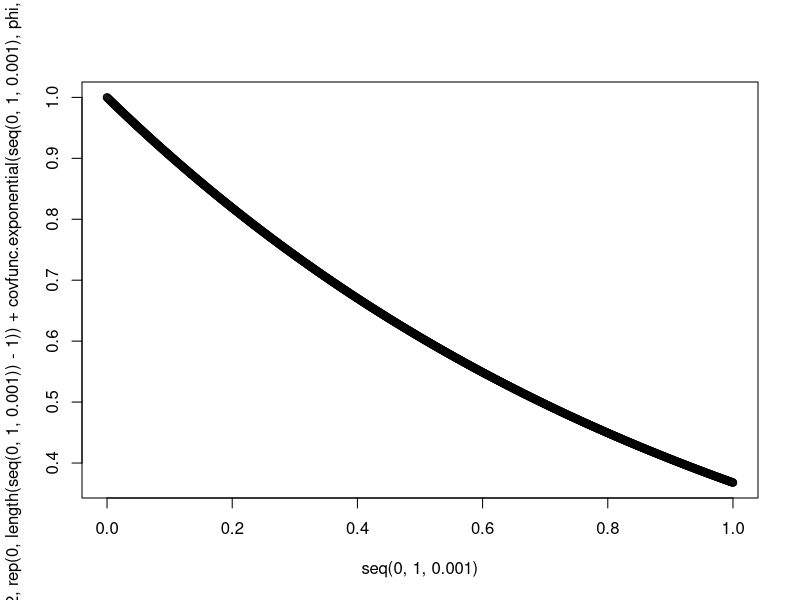
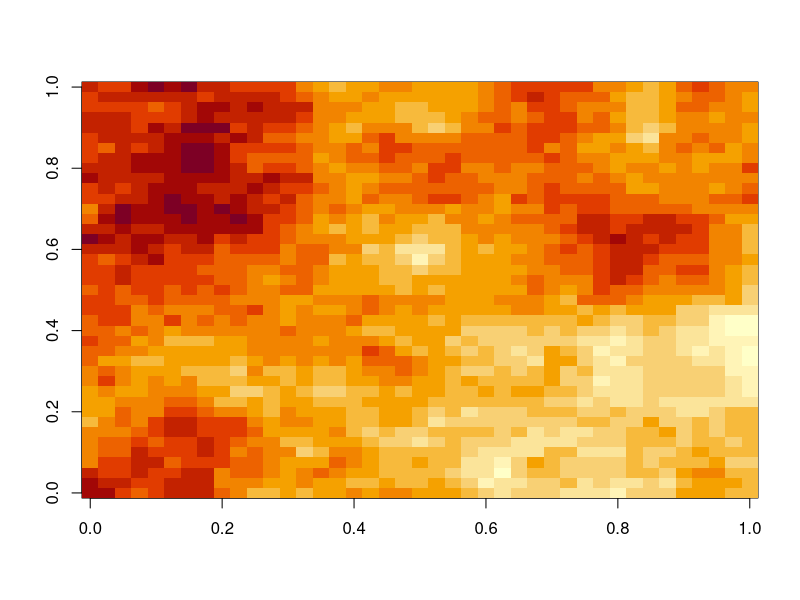
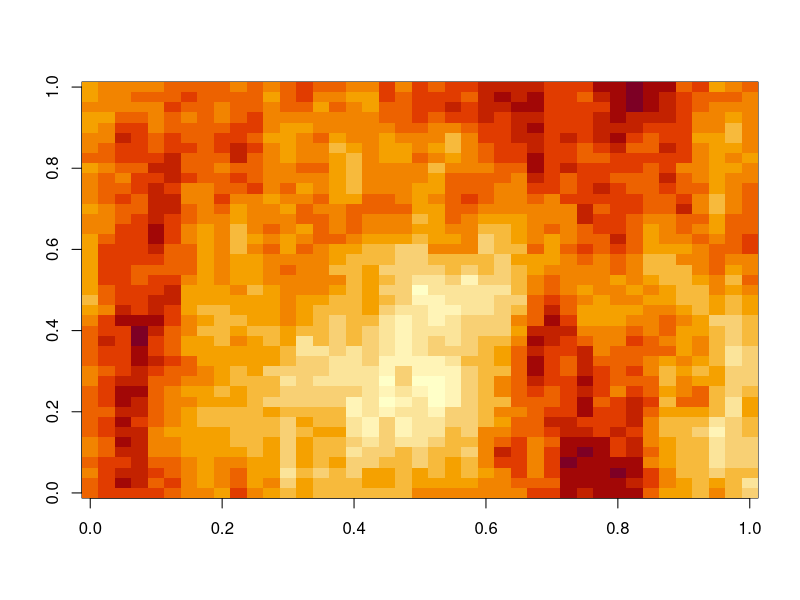
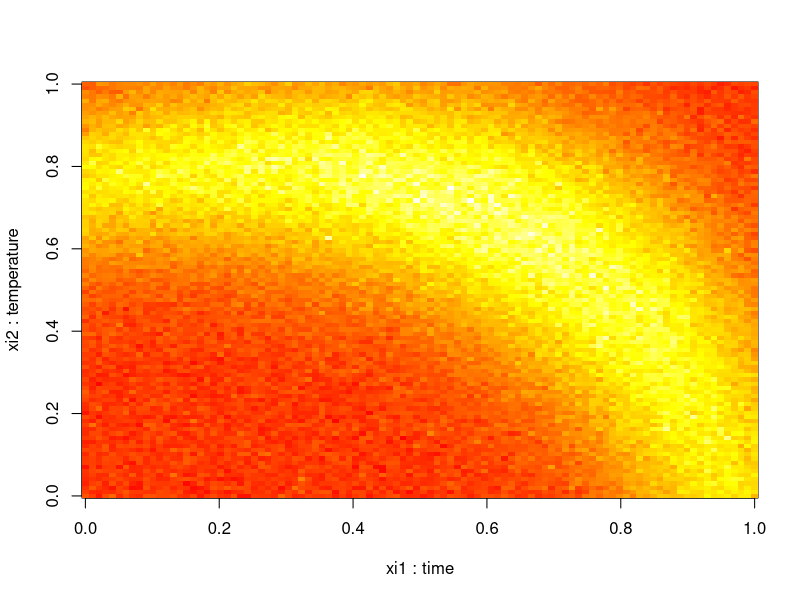

R code for these plots, in order:
# By M.A.R. Ferreira, 2014. Updated by M.A.R. Ferreira, 2016.

xaxis <- seq(0,1,0.025)
yaxis <- seq(0,1,0.025)

s <- matrix(NA,nrow=length(xaxis)*length(yaxis),ncol=2)
for (i in 1:length(xaxis)) for (j in 1:length(yaxis)) s[i+(j-1)*length(xaxis),] <- c(xaxis[i],yaxis[j])
# plot(s)

t <- as.matrix(dist(s))
# image(t)

###################################
# Exponential covariance function #
###################################

covfunc.exponential <- function(t,phi,sigma2) {sigma2 * exp(-phi*t)}

# With nugget effect

tau2 <- 0
sigma2 <- 1
phi <- 1
plot(seq(0,1,0.001),c(tau2,rep(0,length(seq(0,1,0.001))-1))+covfunc.exponential(seq(0,1,0.001),phi,sigma2))

covmatrix <- diag(tau2,nrow(t)) + covfunc.exponential(t,phi,sigma2)
#image(covmatrix)
x <- t(chol(covmatrix)) %*% rnorm(nrow(s))
z <- matrix(x,nrow=length(xaxis),ncol=length(yaxis),byrow=FALSE)
image(z)
# persp(x=xaxis, y=yaxis, z=z)

########################
# Anisotropic Modeling #
########################

# C(s) = sigma2 * rho((s-s')^T %*% B %*% (s-s'))
# Banerjee et al pg 31, B must be positive definite

# Higdon Temperatures in the North Atlantic
# d transformed to r: r = diag(c(sigma1, sigma2)) %*% matrix(cos(theta), -sin(theta), sin(theta), cos(theta)) %*% t(d)

sigvec <- c(1,3)
theta <- pi/2

tt <- matrix(NA, nrow = nrow(s), ncol = nrow(s))

for (i in 1:nrow(s)) {
  for (j in i:nrow(s)) {
    d <- s[i,] - s[j,]
    r = diag(sigvec) %*% matrix(c(cos(theta), -sin(theta), sin(theta), cos(theta)),2,2) %*% (d)
    tt[i,j] <- tt[j,i] <- sqrt(r[1]^2+r[2]^2)#tau2 + covfunc.exponential(abs(r[1]-r[2]),phi,sigma2)#abs(r[1]-r[2])
  }
}

covmatrix_anisop <- diag(tau2,nrow(tt)) + covfunc.exponential(tt,phi,sigma2)
#image(covmatrix)
x <- t(chol(covmatrix_anisop)) %*% rnorm(nrow(s))
z <- matrix(x,nrow=length(xaxis),ncol=length(yaxis),byrow=FALSE)
image(z)


## Ergodicity assumed in next comment:
## C(h) = (lim u -> Inf gamma(u)) - gamma(h), gamma is the semivariogram


# Nonstationary example

yield <- function(xi1, xi2)  
{
  xi1 <- 7*xi1+1     ## these two
  xi2 <- 900*xi2+100 ## allow seq(0,1) below
  xi1 <- 3*xi1 - 15
  xi2 <- xi2/50 - 13
  xi1 <- cos(0.5)*xi1 - sin(0.5)*xi2
  xi2 <- sin(0.5)*xi1 + cos(0.5)*xi2
  y <- 1.15^(-xi1^2/80 - 0.5*(xi2 + 0.03*xi1^2 - 40*0.03)^2)
  return(100*y)
}

xi1 <- xi2 <- seq(0,1,length.out = 100)
g <- expand.grid(xi1, xi2)
y <- yield(g[,1], g[,2]) + rnorm(10000,0,8)
# persp(xi1, xi2, matrix(y, ncol=length(xi2)), theta=45, phi=45, 
#       lwd=0.5, xlab="xi1 : time", ylab="xi2 : temperature", 
#       zlab="yield", expand=0.4)


cols <- heat.colors(128)
image(xi1, xi2, matrix(y, ncol=length(xi2)), col=cols, 
      xlab="xi1 : time", ylab="xi2 : temperature")
# contour(xi1, xi2, matrix(y, ncol=length(xi2)), nlevels=4, add=TRUE)
